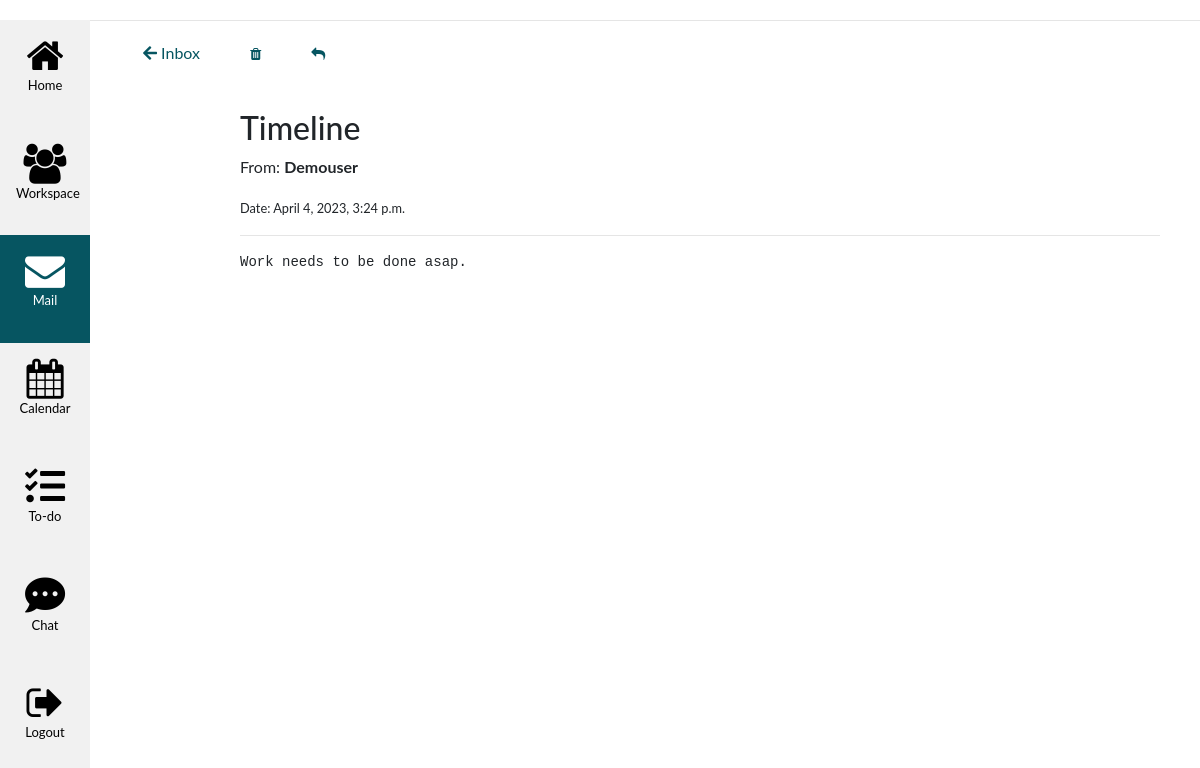
Page /email/email/1/ (signed in) on the committed database.
### emailapp/models.py (models this page shows)
class Email(models.Model):
    sender = models.ForeignKey(User, on_delete=models.CASCADE, related_name='sent_emails')
    recipient = models.ManyToManyField(User, related_name='received_emails')
    subject = models.CharField(max_length=200)
    body = models.TextField()
    timestamp = models.DateTimeField(auto_now_add=True)
    file = models.FileField(null=True, blank=True, upload_to='attachments/')
    read = models.BooleanField(default=False)

### emailapp/views.py (the view)
# urls.py: path('email/<int:email_id>/', email_detail, name='email_detail'),
@login_required
def email_detail(request, email_id):
    email = get_object_or_404(Email, id=email_id, recipient=request.user)
    email.read = True
    email.save()
    return render(request, 'emailapp/email_detail.html', {'email': email})

### templates/emailapp/email_detail.html (shortened to what this page needs)
{% extends 'emailapp/base.html' %}
{% block content %}
<div class="content">
    <a class="icon-btn btn-info" href="{% url 'inbox' %}"><i class="fas fa-arrow-left"></i>  Inbox</a>
	<a class="icon-btn btn-sm btn-danger" href="{% url 'delete_email' email.id %}"><i class="fa fa-trash"></i></a>
    <a class="icon-btn btn-sm btn-info" href="{% url 'reply_email' email.id %}"><i class="fa fa-reply"></i></a>
    <br><br>
    <div class="content">
        <h2>{{ email.subject }}</h2>
        <p>From: <strong>{{ email.sender }}</strong></p>
        <p><small>Date: {{ email.timestamp }}</small></p>
        <hr>
        <pre>{{ email.body }}</pre>
    </div>
</div>
{% endblock %}

### static/workspace/css/styles.css (style rules this page uses)
a { color: #065561; }

### static/base.css (style rules this page uses)
body { font-family: "ptsans", "Lato", "Helvetica Neue", Helvetica, Arial, sans-serif; }
.icon-btn { border-radius: 3px; padding: 10px 20px; color: #065561; background-color: transparent; box-shadow: 0 0 0 0; margin: 3px; cursor: pointer; }
.content { margin: 20px; }
div.content { margin-left: 120px; height: 100%; }

### rows in the picture
Email: subject "Timeline", sender "Demouser", timestamp "April 4, 2023, 3:24 p.m.", body "Work needs to be done asap."
